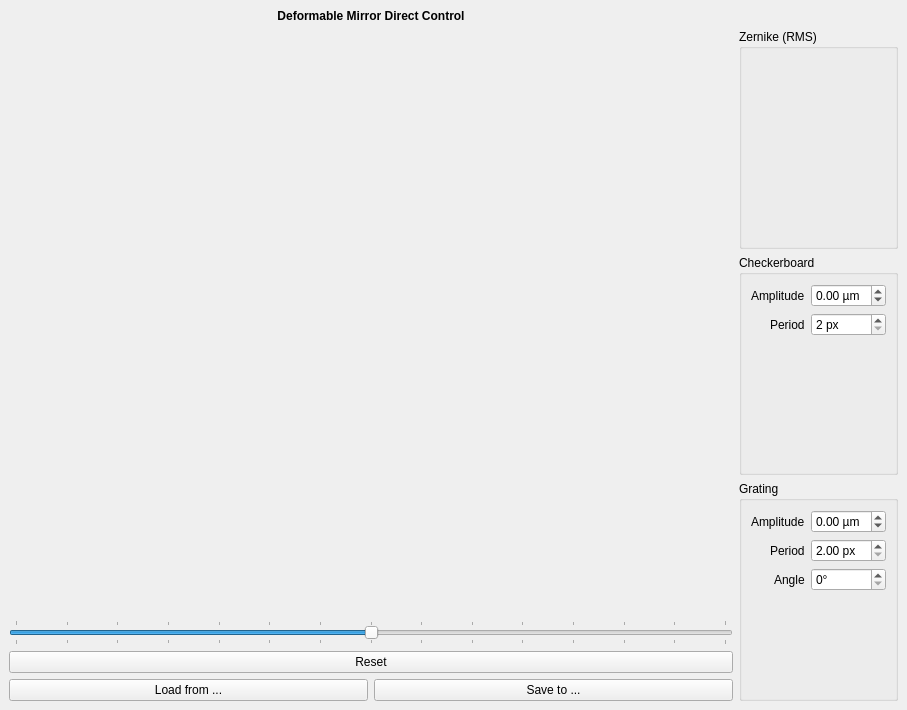
<?xml version="1.0" encoding="UTF-8"?>
<ui version="4.0">
 <class>DMDirectControl</class>
 <widget class="QMainWindow" name="DMDirectControl">
  <property name="geometry">
   <rect>
    <x>0</x>
    <y>0</y>
    <width>907</width>
    <height>710</height>
   </rect>
  </property>
  <property name="windowTitle">
   <string>DM Direct Control - KalAO</string>
  </property>
  <widget class="QWidget" name="centralwidget">
   <layout class="QGridLayout" name="gridLayout" rowstretch="0,1,0,0,0">
    <item row="3" column="0">
     <widget class="QPushButton" name="reset_button">
      <property name="text">
       <string>Reset</string>
      </property>
     </widget>
    </item>
    <item row="2" column="0">
     <widget class="QSlider" name="all_slider">
      <property name="minimum">
       <number>-175</number>
      </property>
      <property name="maximum">
       <number>175</number>
      </property>
      <property name="singleStep">
       <number>1</number>
      </property>
      <property name="pageStep">
       <number>25</number>
      </property>
      <property name="orientation">
       <enum>Qt::Horizontal</enum>
      </property>
      <property name="tickPosition">
       <enum>QSlider::TicksBothSides</enum>
      </property>
      <property name="tickInterval">
       <number>25</number>
      </property>
     </widget>
    </item>
    <item row="1" column="0">
     <layout class="QGridLayout" name="actuator_grid">
      <property name="spacing">
       <number>0</number>
      </property>
     </layout>
    </item>
    <item row="4" column="0">
     <layout class="QHBoxLayout" name="horizontalLayout">
      <item>
       <widget class="QPushButton" name="load_button">
        <property name="text">
         <string>Load from ...</string>
        </property>
       </widget>
      </item>
      <item>
       <widget class="QPushButton" name="save_button">
        <property name="text">
         <string>Save to ...</string>
        </property>
       </widget>
      </item>
     </layout>
    </item>
    <item row="0" column="0">
     <widget class="QLabel" name="title_label">
      <property name="sizePolicy">
       <sizepolicy hsizetype="Preferred" vsizetype="Fixed">
        <horstretch>0</horstretch>
        <verstretch>0</verstretch>
       </sizepolicy>
      </property>
      <property name="font">
       <font>
        <bold>true</bold>
       </font>
      </property>
      <property name="text">
       <string>Deformable Mirror Direct Control</string>
      </property>
      <property name="alignment">
       <set>Qt::AlignCenter</set>
      </property>
     </widget>
    </item>
    <item row="1" column="1" rowspan="4">
     <layout class="QVBoxLayout" name="verticalLayout">
      <item>
       <widget class="QGroupBox" name="zernike_groupbox">
        <property name="title">
         <string>Zernike (RMS)</string>
        </property>
        <layout class="QFormLayout" name="formLayout_3">
         <property name="labelAlignment">
          <set>Qt::AlignRight|Qt::AlignTrailing|Qt::AlignVCenter</set>
         </property>
        </layout>
       </widget>
      </item>
      <item>
       <widget class="QGroupBox" name="checkerboard_groupbox">
        <property name="title">
         <string>Checkerboard</string>
        </property>
        <layout class="QFormLayout" name="formLayout">
         <property name="labelAlignment">
          <set>Qt::AlignRight|Qt::AlignTrailing|Qt::AlignVCenter</set>
         </property>
         <item row="0" column="0">
          <widget class="QLabel" name="checkerboard_amplitude_label">
           <property name="text">
            <string>Amplitude</string>
           </property>
          </widget>
         </item>
         <item row="0" column="1">
          <widget class="QDoubleSpinBox" name="checkerboard_amplitude_spinbox">
           <property name="keyboardTracking">
            <bool>false</bool>
           </property>
           <property name="suffix">
            <string> µm</string>
           </property>
           <property name="minimum">
            <double>-1.750000000000000</double>
           </property>
           <property name="maximum">
            <double>1.750000000000000</double>
           </property>
           <property name="singleStep">
            <double>0.050000000000000</double>
           </property>
          </widget>
         </item>
         <item row="1" column="0">
          <widget class="QLabel" name="checkerboard_period_label">
           <property name="text">
            <string>Period</string>
           </property>
          </widget>
         </item>
         <item row="1" column="1">
          <widget class="QDoubleSpinBox" name="checkerboard_period_spinbox">
           <property name="keyboardTracking">
            <bool>false</bool>
           </property>
           <property name="suffix">
            <string> px</string>
           </property>
           <property name="decimals">
            <number>0</number>
           </property>
           <property name="minimum">
            <double>2.000000000000000</double>
           </property>
           <property name="maximum">
            <double>12.000000000000000</double>
           </property>
           <property name="singleStep">
            <double>2.000000000000000</double>
           </property>
          </widget>
         </item>
        </layout>
       </widget>
      </item>
      <item>
       <widget class="QGroupBox" name="grating_groupbox">
        <property name="title">
         <string>Grating</string>
        </property>
        <layout class="QFormLayout" name="formLayout_4">
         <property name="labelAlignment">
          <set>Qt::AlignRight|Qt::AlignTrailing|Qt::AlignVCenter</set>
         </property>
         <item row="0" column="0">
          <widget class="QLabel" name="grating_amplitude_label">
           <property name="text">
            <string>Amplitude</string>
           </property>
          </widget>
         </item>
         <item row="0" column="1">
          <widget class="QDoubleSpinBox" name="grating_amplitude_spinbox">
           <property name="keyboardTracking">
            <bool>false</bool>
           </property>
           <property name="suffix">
            <string> µm</string>
           </property>
           <property name="minimum">
            <double>-1.750000000000000</double>
           </property>
           <property name="maximum">
            <double>1.750000000000000</double>
           </property>
           <property name="singleStep">
            <double>0.050000000000000</double>
           </property>
          </widget>
         </item>
         <item row="1" column="0">
          <widget class="QLabel" name="grating_period_label">
           <property name="text">
            <string>Period</string>
           </property>
          </widget>
         </item>
         <item row="2" column="0">
          <widget class="QLabel" name="grating_angle_label">
           <property name="text">
            <string>Angle</string>
           </property>
          </widget>
         </item>
         <item row="2" column="1">
          <widget class="QDoubleSpinBox" name="grating_angle_spinbox">
           <property name="keyboardTracking">
            <bool>false</bool>
           </property>
           <property name="suffix">
            <string>°</string>
           </property>
           <property name="decimals">
            <number>0</number>
           </property>
           <property name="maximum">
            <double>360.000000000000000</double>
           </property>
           <property name="singleStep">
            <double>15.000000000000000</double>
           </property>
          </widget>
         </item>
         <item row="1" column="1">
          <widget class="QDoubleSpinBox" name="grating_period_spinbox">
           <property name="keyboardTracking">
            <bool>false</bool>
           </property>
           <property name="suffix">
            <string> px</string>
           </property>
           <property name="minimum">
            <double>2.000000000000000</double>
           </property>
           <property name="maximum">
            <double>24.000000000000000</double>
           </property>
           <property name="value">
            <double>2.000000000000000</double>
           </property>
          </widget>
         </item>
        </layout>
       </widget>
      </item>
     </layout>
    </item>
   </layout>
  </widget>
  <widget class="QMenuBar" name="menubar">
   <property name="geometry">
    <rect>
     <x>0</x>
     <y>0</y>
     <width>907</width>
     <height>23</height>
    </rect>
   </property>
  </widget>
 </widget>
 <resources/>
 <connections/>
</ui>
